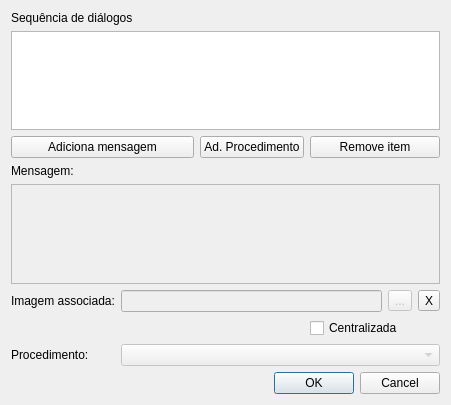
<?xml version="1.0" encoding="UTF-8"?>
<ui version="4.0">
 <class>NewDialogueDialog</class>
 <widget class="QDialog" name="NewDialogueDialog">
  <property name="geometry">
   <rect>
    <x>0</x>
    <y>0</y>
    <width>451</width>
    <height>405</height>
   </rect>
  </property>
  <property name="windowTitle">
   <string>Dialog</string>
  </property>
  <layout class="QGridLayout" name="gridLayout">
   <item row="0" column="0" colspan="2">
    <widget class="QLabel" name="label_2">
     <property name="text">
      <string>Sequência de diálogos</string>
     </property>
    </widget>
   </item>
   <item row="1" column="0" colspan="6">
    <widget class="QListWidget" name="listWidgetItems"/>
   </item>
   <item row="2" column="0" colspan="2">
    <widget class="QPushButton" name="pushButtonAddMessage">
     <property name="text">
      <string>Adiciona mensagem</string>
     </property>
    </widget>
   </item>
   <item row="2" column="2">
    <widget class="QPushButton" name="pushButtonAddProcedure">
     <property name="text">
      <string>Ad. Procedimento</string>
     </property>
    </widget>
   </item>
   <item row="2" column="3" colspan="3">
    <widget class="QPushButton" name="pushButtonRemoveItem">
     <property name="text">
      <string>Remove item</string>
     </property>
    </widget>
   </item>
   <item row="3" column="0">
    <widget class="QLabel" name="label">
     <property name="text">
      <string>Mensagem:</string>
     </property>
    </widget>
   </item>
   <item row="4" column="0" colspan="6">
    <widget class="QTextEdit" name="textEditMessage">
     <property name="enabled">
      <bool>false</bool>
     </property>
     <property name="acceptRichText">
      <bool>false</bool>
     </property>
    </widget>
   </item>
   <item row="5" column="0">
    <widget class="QLabel" name="label_4">
     <property name="text">
      <string>Imagem associada:</string>
     </property>
    </widget>
   </item>
   <item row="5" column="1" colspan="3">
    <widget class="QLineEdit" name="lineEditImage">
     <property name="enabled">
      <bool>false</bool>
     </property>
     <property name="readOnly">
      <bool>true</bool>
     </property>
    </widget>
   </item>
   <item row="5" column="4">
    <widget class="QToolButton" name="toolButtonImage">
     <property name="enabled">
      <bool>false</bool>
     </property>
     <property name="text">
      <string>...</string>
     </property>
    </widget>
   </item>
   <item row="5" column="5">
    <widget class="QToolButton" name="toolButtonRemoveImage">
     <property name="text">
      <string>X</string>
     </property>
    </widget>
   </item>
   <item row="6" column="3" colspan="3">
    <widget class="QCheckBox" name="checkBoxImageCenter">
     <property name="text">
      <string>Centralizada</string>
     </property>
    </widget>
   </item>
   <item row="7" column="0">
    <widget class="QLabel" name="label_3">
     <property name="text">
      <string>Procedimento:</string>
     </property>
    </widget>
   </item>
   <item row="7" column="1" colspan="5">
    <widget class="QComboBox" name="comboBoxProcedure">
     <property name="enabled">
      <bool>false</bool>
     </property>
    </widget>
   </item>
   <item row="8" column="2" colspan="4">
    <widget class="QDialogButtonBox" name="buttonBox">
     <property name="standardButtons">
      <set>QDialogButtonBox::Cancel|QDialogButtonBox::Ok</set>
     </property>
    </widget>
   </item>
  </layout>
 </widget>
 <resources/>
 <connections/>
</ui>
